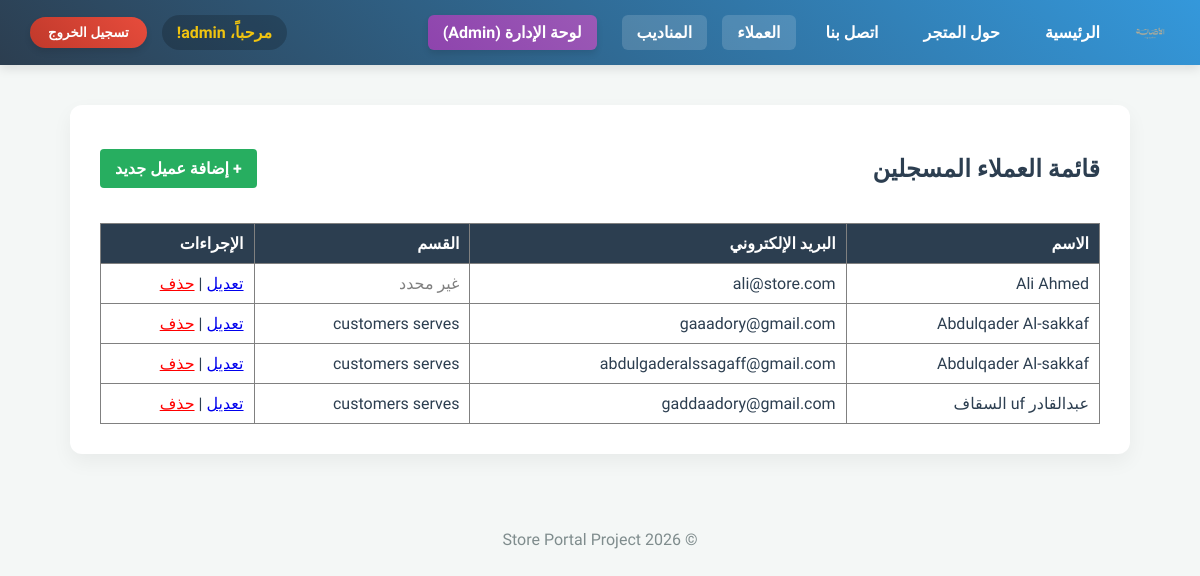
The app's page /customers/list/ (signed in) with its own data.
### customers/models.py (models this page shows, shortened)
class Customer(models.Model):
    first_name = models.CharField(max_length=100) # نص محدد الطول
    last_name = models.CharField(max_length=100)
    email = models.EmailField(unique=True)       # بريد إلكتروني فريد
    age = models.IntegerField()                  # رقم صحيح
    joined_date = models.DateField(auto_now_add=True) # تاريخ يضاف تلقائياً عند الإنشاء
    department = models.ForeignKey(Department, on_delete=models.CASCADE, null=True)

class Department(models.Model):
    name = models.CharField(max_length=150, unique=True)

### customers/views.py (the view)
# urls.py: path('list/', views.CustomerListView.as_view(), name='customer_list'),
class CustomerListView(LoginRequiredMixin, ListView):
    model = Customer
    template_name = 'customers/customer_list.html'
    context_object_name = 'customers' # حتى لا نغير اسم المتغير في ملف HTML

### customers/templates/customers/customer_list.html
{% extends 'customers/base.html' %}
{% block content %}
<div style="display: flex; justify-content: space-between; align-items: center; margin-bottom: 20px;">
    <h2>قائمة العملاء المسجلين</h2>
    <a href="{% url 'register_customer' %}"
        style="background-color: #27ae60; color: white; padding: 10px 15px; border-radius: 4px; text-decoration: none; font-weight: bold;">
        + إضافة عميل جديد
    </a>
</div>
<table border="1" style="width:100%; border-collapse: collapse; text-align: right;">
    <tr style="background-color: #2c3e50; color: white;">
        <th style="padding: 10px;">الاسم</th>
        <th style="padding: 10px;">البريد الإلكتروني</th>
        <th style="padding: 10px;">القسم</th>
        <th style="padding: 10px;">الإجراءات</th>
    </tr>
    {% for customer in customers %}
    <tr>
        <td style="padding: 10px;">{{ customer.first_name }} {{ customer.last_name }}</td>
        <td style="padding: 10px;">{{ customer.email }}</td>
        <td style="padding: 10px;">
            {% if customer.department %}
            {{ customer.department.name }}
            {% else %}
            <span style="color: gray;">غير محدد</span>
            {% endif %}
        </td>
        <td style="padding: 10px;">
            <a href="{% url 'customer_update' customer.id %}">تعديل</a> |
            <a href="{% url 'customer_delete' customer.id %}" style="color: red;">حذف</a>
        </td>
    </tr>
    {% empty %}
    <tr>
        <td colspan="4" style="text-align: center; padding: 20px;">لا يوجد عملاء مسجلين حالياً.</td>
    </tr>
    {% endfor %}
</table>
{% endblock %}

### customers/templates/customers/base.html (shortened to what this page needs)
{% load static %}
<!DOCTYPE html>
<html lang="ar" dir="rtl">
<head>
    <link rel="stylesheet" href="{% static 'customers/css/style.css' %}?v=1.1">
</head>
<body>
    <nav class="navbar">
        <div class="nav-right">
            <img src="{% static 'customers/images/logo.png' %}" alt="Logo" width="40" style="vertical-align: middle;">
            <a href="{% url 'customers_home' %}">الرئيسية</a>
            <a href="{% url 'customers_about' %}">حول المتجر</a>
            <a href="{% url 'contactus' %}">اتصل بنا</a>
            {% if user.is_authenticated %}
            <a href="{% url 'customer_list' %}" style="background: rgba(255,255,255,0.15);">العملاء</a>
            <a href="{% url 'courier_list' %}" style="background: rgba(255,255,255,0.15);">المناديب</a>
            {% if user.is_superuser %}
            <a href="/admin/" class="btn btn-purple" style="margin-right: 10px;">لوحة الإدارة (Admin)</a>
            {% endif %}
            {% endif %}
        </div>
        <div class="nav-left">
            {% if user.is_authenticated %}
            <span class="welcome-text">مرحباً، {{ user.username }}!</span>
            <form action="{% url 'logout' %}" method="POST" style="display:inline; margin: 0;">
                <button type="submit" class="btn btn-red">تسجيل الخروج</button>
            </form>
            {% else %}
            <a href="{% url 'login' %}">تسجيل الدخول</a>
            <a href="{% url 'register_account' %}" class="btn btn-blue">إنشاء حساب</a>
            {% endif %}
        </div>
    </nav>
    <div class="container">
        {% block content %}
        {% endblock %}
    </div>
    <footer>
        <p>&copy; 2026 Store Portal Project</p>
    </footer>
</body>
</html>

### customers/static/customers/css/style.css (style rules this page uses)
body { font-family: 'Tajawal', sans-serif; background-color: #f4f7f6; margin: 0; padding: 0; color: #2c3e50; }
.navbar { background: linear-gradient(45deg, #2c3e50, #3498db); padding: 15px 30px; display: flex; justify-content: space-between; align-items: center; box-shadow: 0 4px 10px rgba(0, 0, 0, 0.1); }
.nav-right, .nav-left { display: flex; align-items: center; gap: 15px; }
.navbar a { color: white; text-decoration: none; font-weight: bold; padding: 8px 15px; border-radius: 6px; transition: 0.3s; }
.welcome-text { font-weight: bold; color: #f1c40f; background: rgba(0, 0, 0, 0.2); padding: 8px 15px; border-radius: 20px; }
.btn { padding: 8px 18px; border-radius: 20px; border: none; color: white !important; font-weight: bold; cursor: pointer; text-decoration: none; transition: 0.3s; box-shadow: 0 4px 6px rgba(0, 0, 0, 0.1); }
.btn-purple { background: linear-gradient(45deg, #8e44ad, #9b59b6); }
.btn-red { background: linear-gradient(45deg, #c0392b, #e74c3c); }
.container { max-width: 1000px; margin: 40px auto; padding: 30px; background: white; border-radius: 12px; box-shadow: 0 8px 20px rgba(0, 0, 0, 0.05); }
footer { text-align: center; padding: 20px; color: #7f8c8d; margin-top: 40px; }

### records on screen
Customer: first_name "Ali", last_name "Ahmed", email "ali@store.com", shows "غير محدد"
Customer: first_name "Abdulqader", last_name "Al-sakkaf", email "gaaadory@gmail.com", department.name "customers serves"
Customer: first_name "Abdulqader", last_name "Al-sakkaf", email "abdulgaderalssagaff@gmail.com", department.name "customers serves"
Customer: last_name "السقاف", email "gaddaadory@gmail.com", department.name "customers serves"

### other values on screen
{{ user.username }} "admin"
